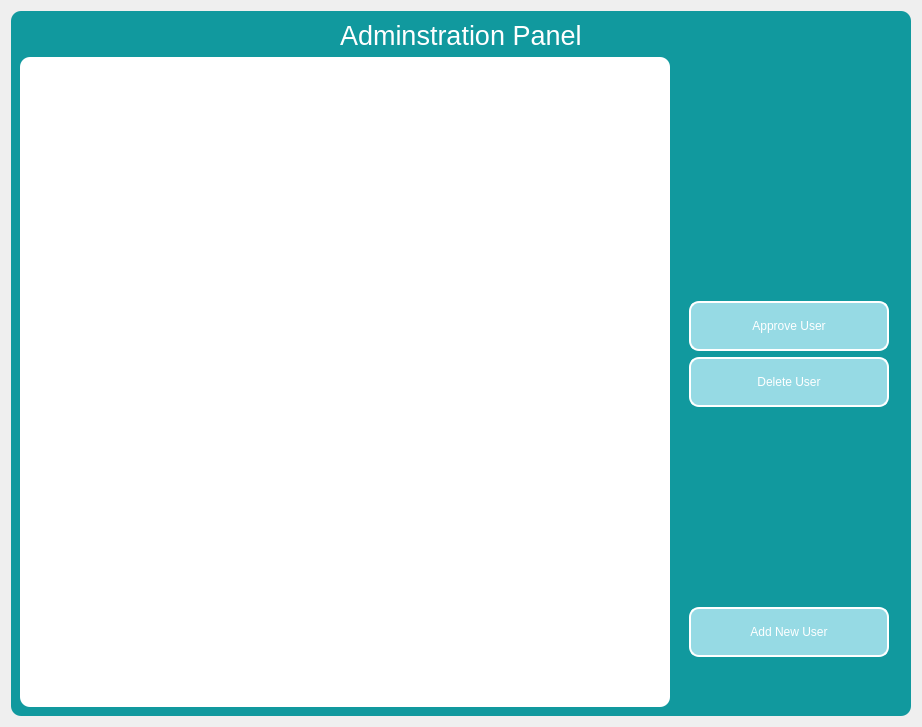
      <widget class="QWidget" name="page">
       <layout class="QGridLayout" name="gridLayout_5">
        <item row="0" column="0">
         <layout class="QHBoxLayout" name="horizontalLayout">
          <item>
           <widget class="QFrame" name="frame_3">
            <property name="sizePolicy">
             <sizepolicy hsizetype="Fixed" vsizetype="Fixed">
              <horstretch>50</horstretch>
              <verstretch>0</verstretch>
             </sizepolicy>
            </property>
            <property name="minimumSize">
             <size>
              <width>900</width>
              <height>700</height>
             </size>
            </property>
            <property name="styleSheet">
             <string notr="true">background-color: #11999e;
border-radius: 10px</string>
            </property>
            <property name="frameShape">
             <enum>QFrame::StyledPanel</enum>
            </property>
            <property name="frameShadow">
             <enum>QFrame::Raised</enum>
            </property>
            <layout class="QVBoxLayout" name="verticalLayout_7">
             <item alignment="Qt::AlignHCenter">
              <widget class="QLabel" name="AdminPanel">
               <property name="font">
                <font>
                 <pointsize>20</pointsize>
                </font>
               </property>
               <property name="styleSheet">
                <string notr="true">color: white;</string>
               </property>
               <property name="text">
                <string>Adminstration Panel</string>
               </property>
              </widget>
             </item>
             <item>
              <layout class="QVBoxLayout" name="verticalLayout_6">
               <item>
                <layout class="QHBoxLayout" name="horizontalLayout_2">
                 <item>
                  <widget class="QTableWidget" name="tableWidget">
                   <property name="sizePolicy">
                    <sizepolicy hsizetype="Fixed" vsizetype="Fixed">
                     <horstretch>0</horstretch>
                     <verstretch>0</verstretch>
                    </sizepolicy>
                   </property>
                   <property name="minimumSize">
                    <size>
                     <width>650</width>
                     <height>650</height>
                    </size>
                   </property>
                   <property name="styleSheet">
                    <string notr="true">background-color: white;</string>
                   </property>
                  </widget>
                 </item>
                 <item>
                  <layout class="QVBoxLayout" name="verticalLayout_8">
                   <property name="topMargin">
                    <number>50</number>
                   </property>
                   <property name="bottomMargin">
                    <number>50</number>
                   </property>
                   <item>
                    <spacer name="verticalSpacer_5">
                     <property name="orientation">
                      <enum>Qt::Vertical</enum>
                     </property>
                     <property name="sizeHint" stdset="0">
                      <size>
                       <width>20</width>
                       <height>40</height>
                      </size>
                     </property>
                    </spacer>
                   </item>
                   <item alignment="Qt::AlignHCenter">
                    <widget class="QPushButton" name="approve_user_btn">
                     <property name="sizePolicy">
                      <sizepolicy hsizetype="Fixed" vsizetype="Fixed">
                       <horstretch>0</horstretch>
                       <verstretch>0</verstretch>
                      </sizepolicy>
                     </property>
                     <property name="minimumSize">
                      <size>
                       <width>200</width>
                       <height>50</height>
                      </size>
                     </property>
                     <property name="styleSheet">
                      <string notr="true">QPushButton
{
	border: 2px solid #fff;
	background-color: #96dae4;
	color: #fff;
}

QPushButton:hover
{
	background-color: #FFF;
	color: black;
}</string>
                     </property>
                     <property name="text">
                      <string>Approve User</string>
                     </property>
                    </widget>
                   </item>
                   <item alignment="Qt::AlignHCenter">
                    <widget class="QPushButton" name="delete_user_btn">
                     <property name="sizePolicy">
                      <sizepolicy hsizetype="Fixed" vsizetype="Fixed">
                       <horstretch>0</horstretch>
                       <verstretch>0</verstretch>
                      </sizepolicy>
                     </property>
                     <property name="minimumSize">
                      <size>
                       <width>200</width>
                       <height>50</height>
                      </size>
                     </property>
                     <property name="styleSheet">
                      <string notr="true">QPushButton
{
	border: 2px solid #fff;
	background-color: #96dae4;
	color: #fff;
}

QPushButton:hover
{
	background-color: #FFF;
	color: black;
}</string>
                     </property>
                     <property name="text">
                      <string>Delete User</string>
                     </property>
                    </widget>
                   </item>
                   <item>
                    <spacer name="verticalSpacer_6">
                     <property name="orientation">
                      <enum>Qt::Vertical</enum>
                     </property>
                     <property name="sizeHint" stdset="0">
                      <size>
                       <width>20</width>
                       <height>40</height>
                      </size>
                     </property>
                    </spacer>
                   </item>
                   <item alignment="Qt::AlignHCenter">
                    <widget class="QPushButton" name="add_user_btn">
                     <property name="sizePolicy">
                      <sizepolicy hsizetype="Fixed" vsizetype="Fixed">
                       <horstretch>0</horstretch>
                       <verstretch>0</verstretch>
                      </sizepolicy>
                     </property>
                     <property name="minimumSize">
                      <size>
                       <width>200</width>
                       <height>50</height>
                      </size>
                     </property>
                     <property name="styleSheet">
                      <string notr="true">QPushButton
{
	border: 2px solid #fff;
	background-color: #96dae4;
	color: #fff;
}

QPushButton:hover
{
	background-color: #FFF;
	color: black;
}</string>
                     </property>
                     <property name="text">
                      <string>Add New User</string>
                     </property>
                    </widget>
                   </item>
                  </layout>
                 </item>
                </layout>
               </item>
              </layout>
             </item>
            </layout>
           </widget>
          </item>
         </layout>
        </item>
       </layout>
      </widget>
